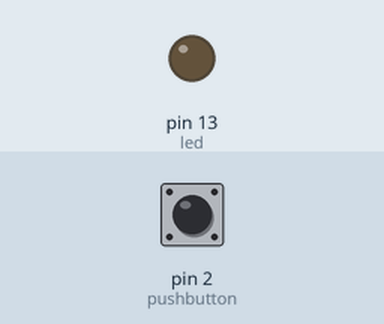
Bench run of a sketch on a simulated Arduino Uno, built with avr-gcc and run on an emulated ATmega328P. Parts: output pins drawn as LEDs (lit = HIGH). The test bench sets the inputs (shaded band); at power-on: pin 2 (pushbutton) LOW.

Above: at 1.2 s.
1.3 s: pin 2 (pushbutton) pulled HIGH for 0.15 s
At 1.6 s:
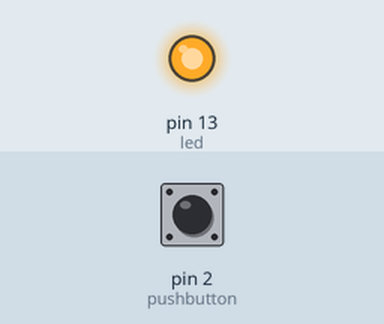
Timing chart, 0 to 8.9 s (numbered marks = the images above; inputs shaded):
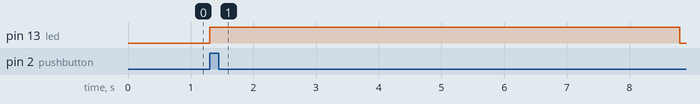

The sketch:

thompsons_lamp.ino
```cpp
int pushbutton = 2;
int led = 13;
float x = 7500;
int state;
float a;
float b;
void setup() {
  pinMode(pushbutton, INPUT);
  pinMode(led, OUTPUT);
}

void loop() {
  state = digitalRead(pushbutton);
  if (state == 1)
  {
    digitalWrite(led, HIGH);
    if (x < 100)
    {
      a = x * 1000;
      delayMicroseconds(a);
    }
    else
    {
      delay(x);
    }
    digitalWrite(led, LOW);
    x = x / 2;
    if (x < 100)
    {
      b = x * 1000;
      delayMicroseconds(b);
    }
    else
    {
      delay(x);
    }
  }
}
```

Measured:
- after the input at 1.3 s, pin 13 (led): LOW → HIGH at once, → LOW 7.5 s later
